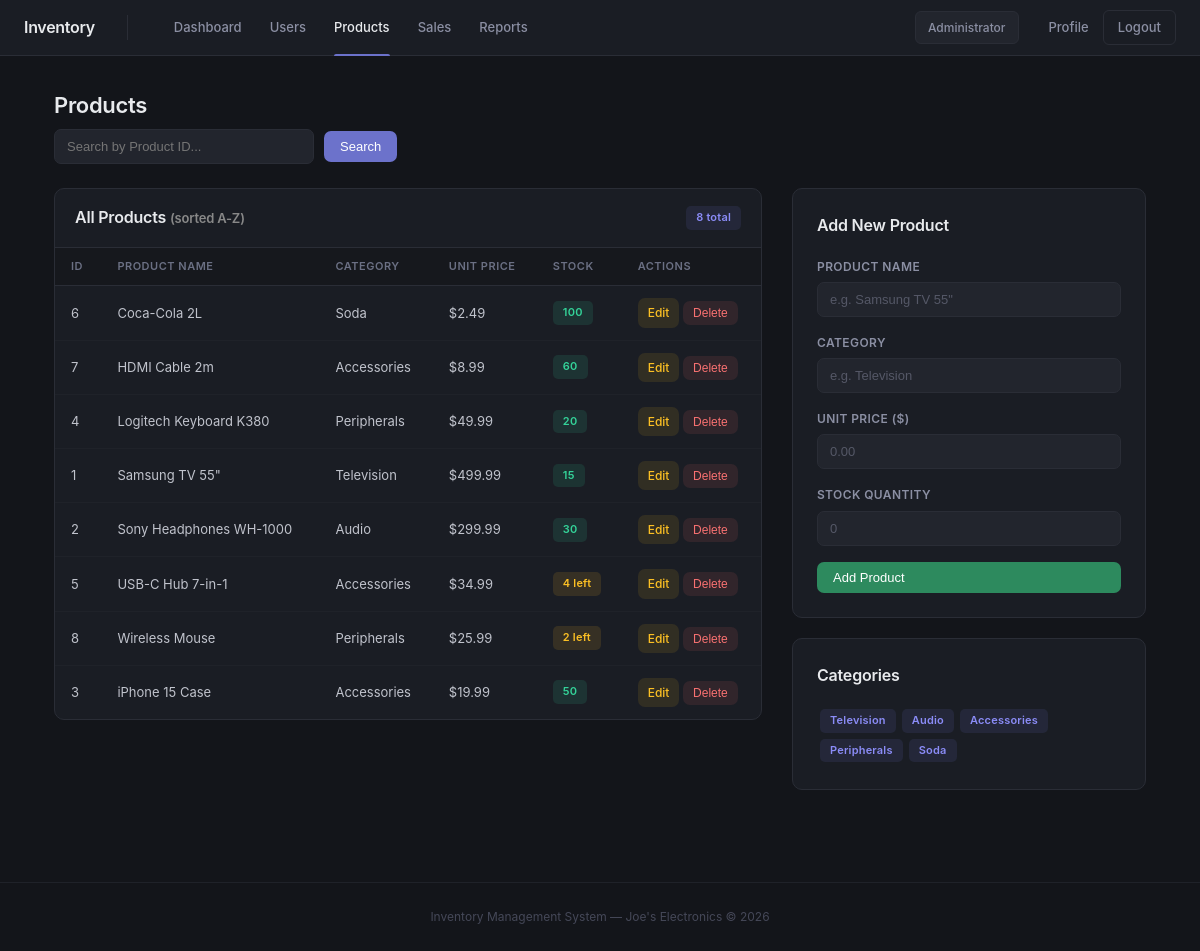
The page /products.php (signed in) on the database its author committed.
### tables this page shows
CREATE TABLE IF NOT EXISTS products (
    ProductID      INT(10)        NOT NULL AUTO_INCREMENT,
    ProductName    VARCHAR(100)   NOT NULL,
    Category       VARCHAR(50)    NOT NULL,
    UnitPrice      DECIMAL(10,2)  NOT NULL,
    StockQuantity  INT(10)        NOT NULL DEFAULT 0,
    PRIMARY KEY (ProductID)
);

### auth.php (called while the page is built, shortened)
<?php
function isAdmin() {
    return isset($_SESSION['role']) && $_SESSION['role'] === 'admin';
}
?>

### functions.php (called while the page is built, shortened)
<?php
function bubbleSort($productArray) {
    $n = count($productArray);
    for ($i = 0; $i < $n - 1; $i++) {
        for ($j = 0; $j < $n - $i - 1; $j++) {
            if ($productArray[$j]['ProductName'] > $productArray[$j + 1]['ProductName']) {
                $temp                  = $productArray[$j];
                $productArray[$j]      = $productArray[$j + 1];
                $productArray[$j + 1]  = $temp;
            }
        }
    }
    return $productArray;
}
function getCategories($productArray) {
    $categories = [];
    foreach ($productArray as $product) {
        if (!in_array($product['Category'], $categories)) {
            $categories[] = $product['Category'];
        }
    }
    return $categories;
}
?>

### products.php (the view, shortened to what this page needs)
<?php
require_once 'config.php';
require_once 'functions.php';
require_once 'auth.php';
$editProduct = null;
$canEdit = isAdmin();
$productsResult = mysqli_query($conn, "SELECT * FROM products");
$productsArray  = [];
while ($row = mysqli_fetch_assoc($productsResult)) {
    $productsArray[] = $row;
}
$sortedProducts = bubbleSort($productsArray);
$categories = getCategories($productsArray);
?>
<!DOCTYPE html>
<html lang="en">
<head>
    <link rel="stylesheet" href="style.css">
</head>
<body>
<nav class="navbar">
    <a href="index.php" class="brand">Inventory</a>
    <a href="index.php">Dashboard</a>
    <?php if (isAdmin()): ?>
    <a href="users.php">Users</a>
    <?php endif; ?>
    <a href="products.php" class="active">Products</a>
    <a href="sales.php">Sales</a>
    <a href="reports.php">Reports</a>
    <span class="nav-user"><?= htmlspecialchars($_SESSION['full_name']) ?></span>
    <a href="profile.php">Profile</a>
    <a href="logout.php" class="btn-logout">Logout</a>
</nav>
<div class="container">
    <h1>Products</h1>
    <div class="search-box">
        <form method="GET" action="products.php" style="display:flex; gap:10px; align-items:center;">
            <input type="number" name="searchID" min="0" placeholder="Search by Product ID..."
                   value="<?= isset($_GET['searchID']) ? htmlspecialchars($_GET['searchID']) : '' ?>">
            <button type="submit" class="btn btn-primary">Search</button>
        </form>
    </div>
    <div style="display:flex; gap:30px; align-items:flex-start; flex-wrap:wrap;">
        <div style="flex:2; min-width:300px;">
            <div class="table-wrap">
                <div class="table-header">
                    <h2>All Products <small style="font-size:13px; color:#888;">(sorted A-Z)</small></h2>
                    <span class="badge badge-blue"><?= count($sortedProducts) ?> total</span>
                </div>
                <table>
                    <thead>
                        <tr>
                            <th>ID</th>
                            <th>Product Name</th>
                            <th>Category</th>
                            <th>Unit Price</th>
                            <th>Stock</th>
                            <?php if ($canEdit): ?>
                            <th>Actions</th>
                            <?php endif; ?>
                        </tr>
                    </thead>
                    <tbody>
                        <?php
                        foreach ($sortedProducts as $product) {
                            $stockBadge = "";
                            if ($product['StockQuantity'] == 0) {
                                $stockBadge = "<span class='badge badge-red'>Out of Stock</span>";
                            } elseif ($product['StockQuantity'] < 5) {
                                $stockBadge = "<span class='badge badge-orange'>" . $product['StockQuantity'] . " left</span>";
                            } else {
                                $stockBadge = "<span class='badge badge-green'>" . $product['StockQuantity'] . "</span>";
                            }
                            echo "<tr>";
                            echo "<td>" . $product['ProductID'] . "</td>";
                            echo "<td>" . htmlspecialchars($product['ProductName']) . "</td>";
                            echo "<td>" . htmlspecialchars($product['Category']) . "</td>";
                            echo "<td>$" . number_format($product['UnitPrice'], 2) . "</td>";
                            echo "<td>" . $stockBadge . "</td>";
                            if ($canEdit) {
                                echo "<td>
                                        <a href='products.php?edit=" . $product['ProductID'] . "' class='btn btn-edit'>Edit</a>
                                        <form method='POST' style='display:inline;'>
                                            <button type='submit' name='delete' value='" . $product['ProductID'] . "' class='btn btn-danger'
                                               onclick=\"return confirm('Delete this product?')\">Delete</button>
                                        </form>
                                      </td>";
                            }
                            echo "</tr>";
                        }
                        ?>
                    </tbody>
                </table>
            </div>
        </div>
        <?php if ($canEdit): ?>
        <div style="flex:1; min-width:260px;">
            <div class="form-box">
                <h2><?= $editProduct ? 'Edit Product' : 'Add New Product' ?></h2>
                <form method="POST" action="products.php">
                    <div class="form-group">
                        <label>Product Name</label>
                        <input type="text" name="productName" maxlength="100" required
                               value="<?= $editProduct ? htmlspecialchars($editProduct['ProductName']) : '' ?>"
                               placeholder="e.g. Samsung TV 55&quot;">
                    </div>
                    <div class="form-group">
                        <label>Category</label>
                        <input type="text" name="category" maxlength="50" required
                               value="<?= $editProduct ? htmlspecialchars($editProduct['Category']) : '' ?>"
                               placeholder="e.g. Television">
                    </div>
                    <div class="form-group">
                        <label>Unit Price ($)</label>
                        <input type="number" name="unitPrice" step="0.01" min="0.01" required
                               value="<?= $editProduct ? $editProduct['UnitPrice'] : '' ?>"
                               placeholder="0.00">
                    </div>
                    <div class="form-group">
                        <label>Stock Quantity</label>
                        <input type="number" name="stockQuantity" min="0" required
                               value="<?= $editProduct ? $editProduct['StockQuantity'] : '' ?>"
                               placeholder="0">
                    </div>
                    <button type="submit" class="btn btn-<?= $editProduct ? 'primary' : 'success' ?>" style="width:100%;">
                        <?= $editProduct ? 'Save Changes' : 'Add Product' ?>
                    </button>
                </form>
            </div>
            <?php if (count($categories) > 0): ?>
            <div class="form-box" style="margin-top:20px;">
                <h2>Categories</h2>
                <?php
                foreach ($categories as $cat) {
                    echo "<span class='badge badge-blue' style='margin:3px;'>" . htmlspecialchars($cat) . "</span>";
                }
                ?>
            </div>
            <?php endif; ?>
        </div>
        <?php endif; ?>
    </div>
</div>
<footer>Inventory Management System — Joe's Electronics &copy; <?= date('Y') ?></footer>
</body>
</html>

### style.css (style rules this page uses)
* { box-sizing: border-box; margin: 0; padding: 0; }
body { font-family: -apple-system, BlinkMacSystemFont, 'Segoe UI', Roboto, sans-serif; background: #13151a; color: #d4d6dc; line-height: 1.6; }
a { text-decoration: none; color: inherit; }
.navbar { background: #1a1d24; border-bottom: 1px solid #2a2d36; padding: 0 24px; display: flex; align-items: center; height: 56px; position: sticky; top: 0; z-index: 100; }
.navbar .brand { color: #e8eaed; font-size: 16px; font-weight: 600; letter-spacing: -0.3px; margin-right: 32px; padding-right: 32px; border-right: 1px solid #2a2d36; }
.navbar > a:not(.brand):not(.btn-logout) { color: #8b8fa3; font-size: 13px; font-weight: 500; padding: 0 14px; height: 56px; display: flex; align-items: center; position: relative; transition: color 0.15s; }
.navbar > a:not(.brand):not(.btn-logout).active { color: #e8eaed; }
.navbar > a:not(.brand):not(.btn-logout).active::after { content: ''; position: absolute; bottom: 0; left: 14px; right: 14px; height: 2px; background: #6c72cb; border-radius: 2px 2px 0 0; }
.nav-user { margin-left: auto; margin-right: 16px; color: #8b8fa3; font-size: 12px; font-weight: 500; background: #22252d; padding: 6px 12px; border-radius: 6px; border: 1px solid #2a2d36; }
.btn-logout { color: #8b8fa3; font-size: 13px; font-weight: 500; padding: 6px 14px; border-radius: 6px; transition: all 0.15s; border: 1px solid #2a2d36; }
.container { max-width: 1140px; margin: 0 auto; padding: 32px 24px; }
h1 { font-size: 22px; font-weight: 600; color: #e8eaed; margin-bottom: 6px; letter-spacing: -0.3px; }
h2 { font-size: 16px; font-weight: 600; color: #e8eaed; letter-spacing: -0.2px; }
.table-wrap { background: #1a1d24; border: 1px solid #2a2d36; border-radius: 10px; overflow: hidden; margin-bottom: 24px; }
.table-header { padding: 16px 20px; display: flex; justify-content: space-between; align-items: center; border-bottom: 1px solid #2a2d36; }
table { width: 100%; border-collapse: collapse; }
thead { background: #16181d; }
th { padding: 10px 16px; text-align: left; font-size: 11px; color: #6b7084; text-transform: uppercase; letter-spacing: 0.5px; font-weight: 600; border-bottom: 1px solid #2a2d36; }
td { padding: 12px 16px; border-bottom: 1px solid #1f2229; font-size: 13px; color: #c0c3cc; }
tr:last-child td { border-bottom: none; }
.badge { display: inline-block; padding: 3px 10px; border-radius: 5px; font-size: 11px; font-weight: 600; letter-spacing: 0.2px; }
.badge-green { background: rgba(52, 211, 153, 0.12); color: #34d399; }
.badge-orange { background: rgba(251, 191, 36, 0.12); color: #fbbf24; }
.badge-blue { background: rgba(108, 114, 203, 0.12); color: #8b8cf7; }
.btn { display: inline-flex; align-items: center; gap: 6px; padding: 8px 16px; border-radius: 7px; font-size: 13px; font-weight: 500; border: none; cursor: pointer; transition: all 0.15s; white-space: nowrap; }
.btn-primary { background: #6c72cb; color: #fff; }
.btn-success { background: #2d8a5e; color: #fff; }
.btn-danger { background: rgba(248, 113, 113, 0.1); color: #f87171; padding: 5px 10px; font-size: 12px; }
.btn-edit { background: rgba(251, 191, 36, 0.1); color: #fbbf24; padding: 5px 10px; font-size: 12px; }
.form-box { background: #1a1d24; border: 1px solid #2a2d36; border-radius: 10px; padding: 24px; margin-bottom: 20px; }
.form-box h2 { margin-bottom: 18px; }
.form-group { margin-bottom: 16px; }
.form-group label { display: block; font-size: 12px; font-weight: 600; color: #8b8fa3; margin-bottom: 6px; text-transform: uppercase; letter-spacing: 0.4px; }
.form-group input, .form-group select { width: 100%; padding: 9px 12px; background: #22252d; border: 1px solid #2a2d36; border-radius: 7px; font-size: 13px; color: #d4d6dc; transition: border-color 0.15s; }
.form-group input::placeholder { color: #555867; }
.search-box { display: flex; gap: 10px; margin-bottom: 24px; align-items: center; }
.search-box input { padding: 9px 12px; background: #22252d; border: 1px solid #2a2d36; border-radius: 7px; font-size: 13px; color: #d4d6dc; width: 260px; }
footer { text-align: center; padding: 24px; color: #454858; font-size: 12px; border-top: 1px solid #1f2229; margin-top: 40px; }

### rows shown on the page
products: ProductID "6", ProductName "Coca-Cola 2L", Category "Soda", UnitPrice "2.49", StockQuantity "100"
products: ProductID "7", ProductName "HDMI Cable 2m", Category "Accessories", UnitPrice "8.99", StockQuantity "60"
products: ProductID "4", ProductName "Logitech Keyboard K380", Category "Peripherals", UnitPrice "49.99", StockQuantity "20"
products: ProductID "1", ProductName "Samsung TV 55\"", Category "Television", UnitPrice "499.99", StockQuantity "15"
products: ProductID "2", ProductName "Sony Headphones WH-1000", Category "Audio", UnitPrice "299.99", StockQuantity "30"
products: ProductID "5", ProductName "USB-C Hub 7-in-1", Category "Accessories", UnitPrice "34.99", StockQuantity "4"
products: ProductID "8", ProductName "Wireless Mouse", Category "Peripherals", UnitPrice "25.99", StockQuantity "2"
products: ProductID "3", ProductName "iPhone 15 Case", Category "Accessories", UnitPrice "19.99", StockQuantity "50"

### other values the page prints
$_SESSION['full_name'] "Administrator"
count($sortedProducts) "8"
$cat "Television"
$cat "Audio"
$cat "Accessories"
$cat "Peripherals"
$cat "Soda"
